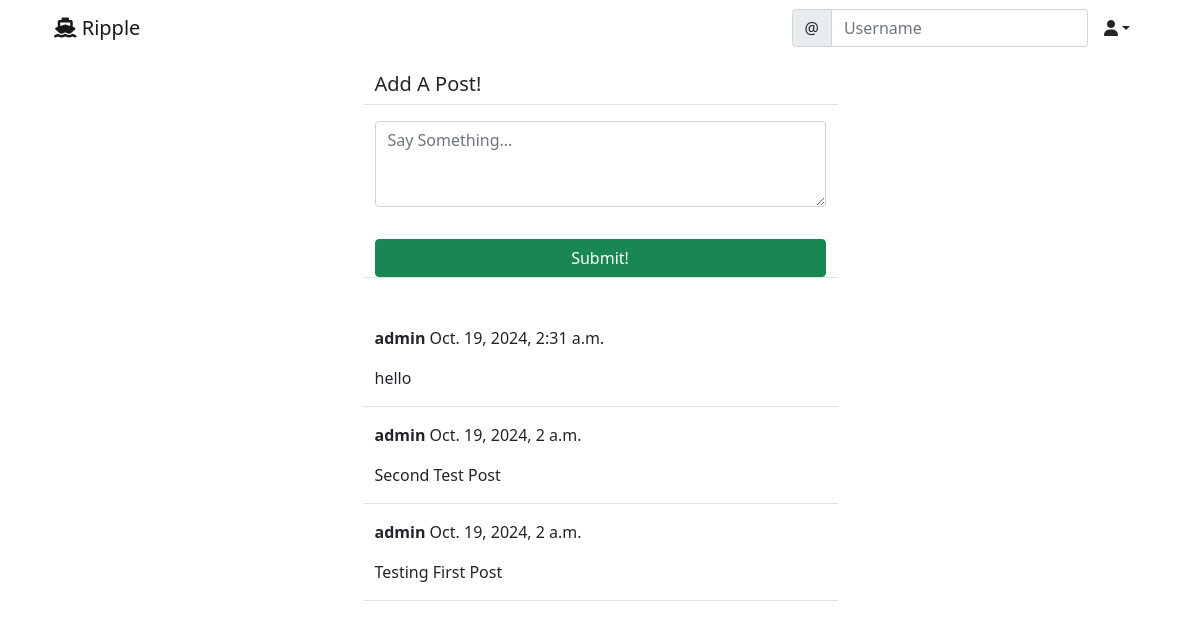
The page /social/ (signed in) on the database its author committed.
### social/models.py (models this page shows)
class Post(models.Model):
    body = models.TextField()
    created_on = models.DateTimeField(default=timezone.now)
    author = models.ForeignKey(User, on_delete=models.CASCADE)

### social/views.py (the view, shortened to what this page needs)
# urls.py: path('', PostListView.as_view(), name='post-list'),
class PostListView(View):
    def get(self, request, *args, **kwargs):
        posts = Post.objects.all().order_by('-created_on')
        form = PostForm()
        context = {
            'post_list': posts,
            'form': form,
        }
        return render(request, 'social/post_list.html', context)

### social/forms.py
class PostForm(forms.ModelForm):
    body = forms.CharField(
        label='',
        widget=forms.Textarea(attrs={
            'rows': '3',
            'placeholder': 'Say Something...'
        }))
    class Meta:
        model = Post
        fields = ['body']

### social/templates/social/post_list.html (shortened to what this page needs)
{% extends 'landing/base.html' %}
{% load crispy_forms_tags %}
{% block content %}
    <div class="container">
        <div class="row justify-content-center mt-3">
            <div class="col-md-5 col-sm-12 border-bottom">
                <h5>Add A Post!</h5>
            </div>
        </div>
        <div class="row justify-content-center mt-3 mb-5">
            <div class="col-md-5 col-sm-12 border-bottom">
                <form method="POST">
                    {{ form | crispy }}
                    <div class="d-grid gap-2">
                        <button class="btn btn-success mt-3">Submit!</button>
                    </div>
                </form>
            </div>
        </div>
        {% for post in post_list %}
        <div class="row justify-content-center mt-3">
            <div class="col-md-5 col-sm-12 border-bottom">
                <p><strong>{{ post.author }}</strong> {{ post.created_on }}</p>
                <p>{{ post.body }}</p>
            </div>
        </div>
        {% endfor %}
    </div>
{% endblock content %}

### rows shown on the page
Post: author "admin", created_on "Oct. 19, 2024, 2:31 a.m.", body "hello"
Post: author "admin", created_on "Oct. 19, 2024, 2 a.m.", body "Second Test Post"
Post: author "admin", created_on "Oct. 19, 2024, 2 a.m.", body "Testing First Post"
